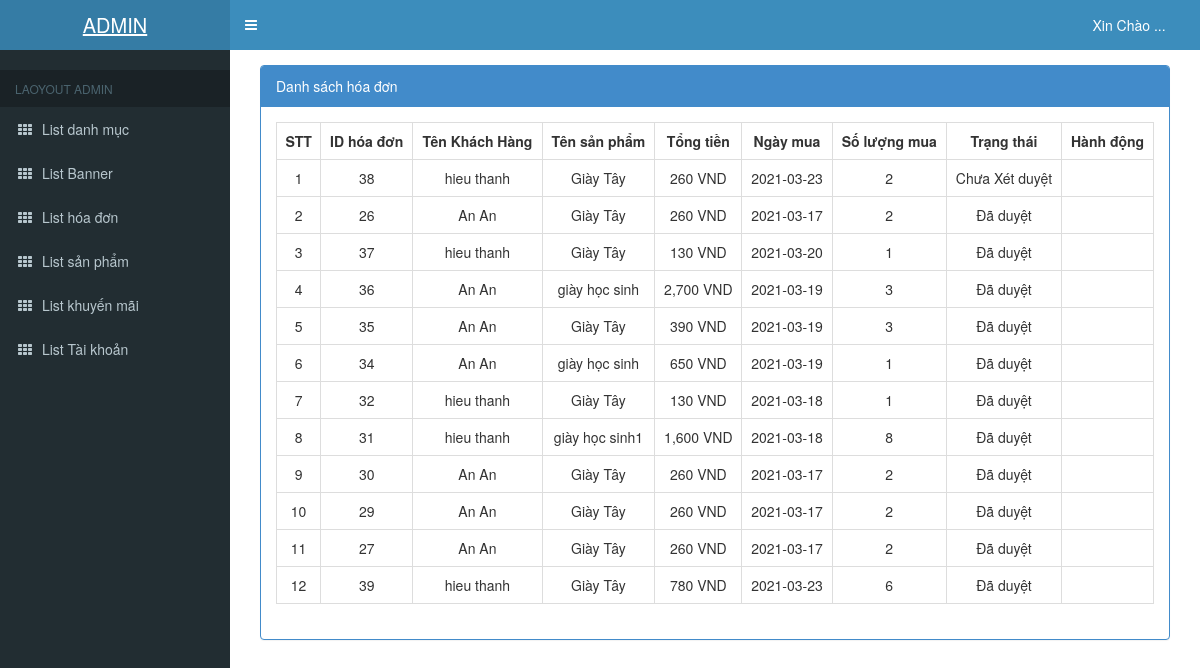
/admin/index.php?action=hoadon, run on the app's committed database.
### tables this page shows
CREATE TABLE `hoadon` (
  `idhoadon` int(11) NOT NULL,
  `idUser` int(11) NOT NULL,
  `idSP` int(11) NOT NULL,
  `tongtien` int(11) NOT NULL,
  `trangthai` int(11) NOT NULL,
  `soluongmua` int(11) NOT NULL,
  `ngaymua` date NOT NULL
);

CREATE TABLE `user` (
  `idUser` int(11) NOT NULL,
  `ho` varchar(255) NOT NULL,
  `ten` varchar(255) NOT NULL,
  `email` varchar(255) NOT NULL,
  `diachi` varchar(255) NOT NULL,
  `gioitinh` varchar(255) NOT NULL,
  `sodienthoai` varchar(255) NOT NULL,
  `tendangnhap` varchar(255) NOT NULL,
  `matkhau` varchar(255) NOT NULL,
  `idQuyen` int(11) NOT NULL
);

CREATE TABLE `sanpham` (
  `idSP` int(11) NOT NULL,
  `idKM` int(11) NOT NULL,
  `idLoaiSP` int(11) NOT NULL,
  `idcolor` int(11) NOT NULL,
  `idsize` int(11) NOT NULL,
  `tenSP` varchar(255) NOT NULL,
  `Dongia` int(11) NOT NULL,
  `anh1` varchar(255) NOT NULL,
  `anh2` varchar(255) NOT NULL,
  `anh3` varchar(255) NOT NULL,
  `ngaynhap` date NOT NULL,
  `mota` varchar(255) NOT NULL,
  `soluong` int(255) NOT NULL
);

### admin/controller_admin/duyethoadon.php (called while the page is built, shortened)
<?php
   require_once('./model_admin/sanpham.php');
    require_once('./model_admin/hoadon.php');
    require_once('./model_admin/nguoidung.php');
    class hoadoncontroller
    {
      private $hoadon_model;
      private $sanpham_model;
      private $nguoidung_model;
    	public function __construct()
    	{
    		$this->hoadon_model = new hoadon();
         $this->sanpham_model = new sanpham();
         $this->nguoidung_model = new nguoidung();
    	}
    	public function list()
    	{
    		 if(isset($_POST['timkiem_hd'])){
                $timkiem_hd = $_POST['timkiem_hd'];
                $data = $this->hoadon_model->timkiem_hd($timkiem_hd);
            }else{
                $data = $this->hoadon_model->all();
                $sanpham = $this->sanpham_model->all_them();
                $user = $this->nguoidung_model->getAll();
            }
            require_once('views_admin/index.php');
    	}
       }

### admin/model_admin/nguoidung.php (called while the page is built, shortened)
<?php
    require_once('ketnoi.php');
    class nguoidung
    {
    	private $conn;
    	function __construct()
    	{
    		$connect_obj = new ketnoi();
            $this->conn = $connect_obj->connect;
    	}
        function getAll()
    	{
    		$query = "SELECT * FROM user";
    		$result = $this->conn->query($query);
    		$data = array();
    		while ($row = $result->fetch_assoc()) {
       		   $data[] = $row;
    		}
    		return $data;
    	}
}
?>

### admin/model_admin/ketnoi.php (called while the page is built, shortened)
<?php
    class ketnoi
    {
    	function __construct()
    	{
    		$host = "localhost";
    		$username ="root";
    		$password = "";
    		$dbname = "shoe_store";
    		$this->connect = new mysqli($host,$username,$password,$dbname);
    	}
    }
?>

### admin/model_admin/hoadon.php (called while the page is built, shortened)
<?php
    require_once('ketnoi.php');
    class hoadon
    {
    	private $conn;
    	function __construct()
    	{
    		$connect_obj = new ketnoi();
    		$this->conn = $connect_obj->connect;
    	}
    	function all()
    	{
    		$query = "SELECT * FROM hoadon ORDER BY trangthai";
    		$result = $this->conn->query($query);
    		$data = array();
    		while ($row = $result->fetch_assoc()) {
       		   $data[] = $row;
    		}
    		return $data;
    	}
    }
?>

### admin/model_admin/sanpham.php (called while the page is built, shortened)
<?php
    require_once('ketnoi.php');
    class sanpham
    {
    	private $conn;
    	function __construct()
    	{
    		$connect_obj = new ketnoi();
    		$this->conn = $connect_obj->connect;
    	}
        function all_them()
        {
            $query = "SELECT * FROM sanpham";
            $result = $this->conn->query($query);
            $data = array();
            while ($row = $result->fetch_assoc()) {
               $data[] = $row;
            }
            return $data;
        }
    }
?>

### admin/views_admin/hoadon/quanlyhoadon.php (the view, shortened to what this page needs)
<div class="col-md-12">
  <div class="panel panel-primary">
    <div class="panel-heading">Danh sách hóa đơn</div>
    <div class="panel-body">
      <table class="table table-bordered table-hover " style="text-align:center;">
        <tr>
          <th style="text-align:center;">STT</th>
          <th style="text-align:center;">ID hóa đơn</th>
          <th style="text-align:center;">Tên Khách Hàng</th>
          <th style="text-align:center;">Tên sản phẩm</th>
          <th style="text-align:center;">Tổng tiền</th>
          <th style="text-align:center;">Ngày mua</th>
          <th style="text-align:center;">Số lượng mua</th>
          <th style="text-align:center;">Trạng thái</th>
          <th style="text-align:center;">Hành động</th>
        </tr>
        <?php
        $stt = 1;
        foreach ($data as $value) : ?>
          <tr>
            <td><?= $stt++ ?></td>
            <td><?= $value['idhoadon'] ?></td>
            <?php
            foreach ($user as $row) :
              if ($value['idUser'] == $row['idUser']) {
            ?>
                <td><?= $row['ho'] . " " . $row['ten']; ?></td>
            <?php }
            endforeach ?>
            <?php
            foreach ($sanpham as $row) :
              if ($value['idSP'] == $row['idSP']) {
            ?>
                <td><?=$row['tenSP'] ?></td>
            <?php }
            endforeach ?>
            <td><?= number_format($value['tongtien']) ?> VND</td>
            <td><?= $value['ngaymua'] ?></td>
            <td><?= $value['soluongmua'] ?></td>
            <td>
              <?php if ($value['trangthai'] == 0) {
                echo "Chưa Xét duyệt";
              } else {
                echo "Đã duyệt";
              } ?>
            </td>
            <td>
            </td>
          </tr>
        <?php
        endforeach;
        ?>
      </table>
    </div>
  </div>
</div>
</div>

### admin/public_admin/css/style.css (style rules this page uses)
body { overflow-x: hidden; font-family: 'Roboto', sans-serif; font-size: 16px; }

### data on the page
hoadon: idhoadon "38", tongtien "260", ngaymua "2021-03-23", soluongmua "2", trangthai "Chưa Xét duyệt"
user: ho "hieu", ten "thanh"
sanpham: tenSP "Giày Tây"
hoadon: idhoadon "26", tongtien "260", ngaymua "2021-03-17", soluongmua "2", trangthai "Đã duyệt"
user: ho "An", ten "An"
hoadon: idhoadon "37", tongtien "130", ngaymua "2021-03-20", soluongmua "1", trangthai "Đã duyệt"
hoadon: idhoadon "36", tongtien "2,700", ngaymua "2021-03-19", soluongmua "3", trangthai "Đã duyệt"
sanpham: tenSP "giày học sinh"
hoadon: idhoadon "35", tongtien "390", ngaymua "2021-03-19", soluongmua "3", trangthai "Đã duyệt"
hoadon: idhoadon "34", tongtien "650", ngaymua "2021-03-19", soluongmua "1", trangthai "Đã duyệt"
sanpham: tenSP "giày học sinh"
hoadon: idhoadon "32", tongtien "130", ngaymua "2021-03-18", soluongmua "1", trangthai "Đã duyệt"
hoadon: idhoadon "31", tongtien "1,600", ngaymua "2021-03-18", soluongmua "8", trangthai "Đã duyệt"
sanpham: tenSP "giày học sinh1"
hoadon: idhoadon "30", tongtien "260", ngaymua "2021-03-17", soluongmua "2", trangthai "Đã duyệt"
hoadon: idhoadon "29", tongtien "260", ngaymua "2021-03-17", soluongmua "2", trangthai "Đã duyệt"
hoadon: idhoadon "27", tongtien "260", ngaymua "2021-03-17", soluongmua "2", trangthai "Đã duyệt"
hoadon: idhoadon "39", tongtien "780", ngaymua "2021-03-23", soluongmua "6", trangthai "Đã duyệt"
